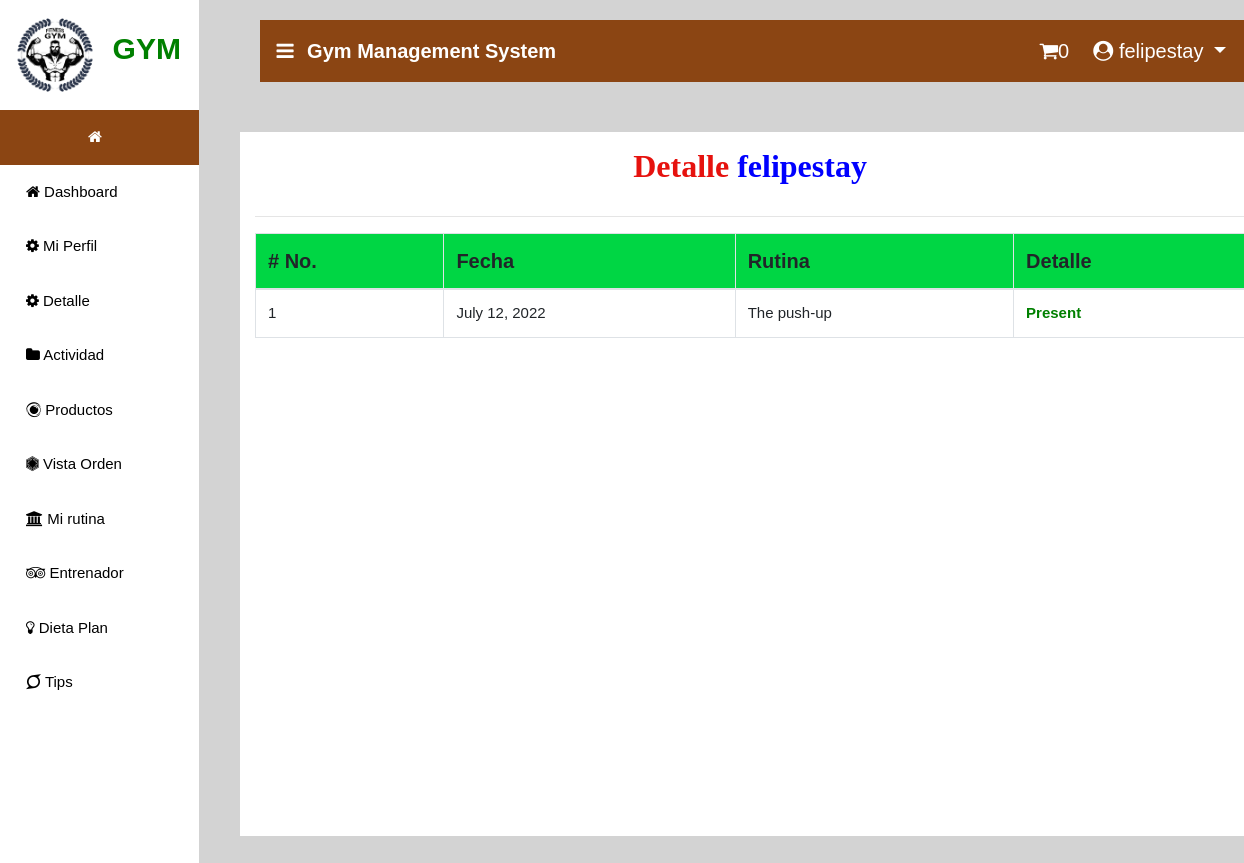
The app's page /view_attendance1 (signed in) with its own data.
### gym/models.py (models this page shows, shortened)
class Member(models.Model):
    user = models.ForeignKey(User, on_delete=models.CASCADE, null=True)
    batch = models.ForeignKey(Batch, on_delete=models.CASCADE, null=True)
    contact = models.CharField(max_length=10, null=True)
    address = models.CharField(max_length=10, null=True)
    height = models.CharField(max_length=10, null=True)
    weight = models.CharField(max_length=10, null=True)
    doj = models.DateField(max_length=10, null=True)
    dob = models.DateField(max_length=10, null=True)
    image = models.FileField(null=True)

class Attendance(models.Model):
    trainer_activity = models.ForeignKey(TrainerActivity, on_delete=models.CASCADE, null=True)
    member = models.ForeignKey(Member, on_delete=models.CASCADE, null=True)
    attend = models.CharField(max_length=20,null=True)
    dot = models.DateField(null=True)

class TrainerActivity(models.Model):
    trainer = models.ForeignKey(Trainer, on_delete=models.CASCADE, null=True)
    activity = models.ForeignKey(Activity, on_delete=models.CASCADE, null=True)
    timing = models.CharField(max_length=100,null=True)
    day1 = models.CharField(max_length=20,null=True)

class Activity(models.Model):
    name = models.CharField(max_length=10, null=True)
    image = models.FileField(null=True)

### gym/views.py (the view)
# urls.py: path('view_attendance1', View_Attendance1,name="view_attendance1"),
def View_Attendance1(request):
    count = cart_count(request)
    sign = 0
    user = User.objects.get(username=request.user.username)
    error = ""
    try:
        sign = Member.objects.get(user=user)
        if sign:
            error = "pat"
    except:
        pass
    user = User.objects.get(id=request.user.id)
    member = Member.objects.get(user=user)
    package = Attendance.objects.filter(member=member)
    d = {'package':package,'member':member,'error':error,'count':count}
    return render(request,'view_attendace1.html',d)

### gym/views.py (called while the page is built)
def cart_count(request):
    user = User.objects.get(id=request.user.id)
    mem = Member.objects.get(user=user)
    cart = Cart.objects.filter(member=mem)
    count=0
    for i in cart:
        count+=1
    return count

### gym/templates/view_attendace1.html (shortened to what this page needs)
{% extends 'navigation3.html' %}
{% block body1 %}
<div style="background-color:lightgrey;width:100%;height:800px;position:absolute">
<div class="container" style="margin-top:%;background:white;width:100%;height:88%">
  <center><h2 style = "margin-top:2%;padding:15px;font-family : 'Monotype Corsiva' ; color : #E6120E ; font-weight : bold;margin-top:5%"> Detalle <span style="color:blue">{{member.user.username}}</span></h2></center><hr>
<table class="table table-bordered" id="myTable">
  <thead>
  <tr>
    <th># No.</th>
    <th>Fecha</th>
    <th>Rutina</th>
    <th>Detalle</th>
  </tr>
  </thead>
   <tbody>
{% for i in package %}
  <tr>
    <td>{{forloop.counter}}</td>
    <td>{{i.dot}}</td>
    <td>{{i.trainer_activity.activity.name}}</td>
    {% ifequal i.attend "Present" %}
      <td style="color:green;font-weight:bold">{{i.attend}}</td>
      {% else %}
      <td style="color:red;font-weight:bold">{{i.attend}}</td>
      {% endifequal %}
  </tr>
   {% endfor %}
    </tbody>
</table>
 </div></div>
{% endblock %}

### gym/templates/navigation3.html (shortened to what this page needs)
{% extends 'navigation2.html' %}
{% block body %}
<nav class="navbar navbar-expand-lg navbar-light" style="margin-left:2%;margin-top:2%;width:99%;background-color:SaddleBrown">
  <a class="navbar-brand" href="#" style="color:white;font-weight:bold"><i class="fa fa-bars" style="margin-right:8px"></i> Gym Management System</a>
  <div class="collapse navbar-collapse nav justify-content-end" id="navbarNavDropdown">
  {% ifequal error 'pat' %}
      {% if request.user.is_staff %}
      {% else %}
      <a href="{% url 'cart' %}" style="color:white"><i class="fa fa-shopping-cart"></i>{{count}} </a>
     {% endif %}
      {% endifequal %}
      <li class="nav-item dropdown" style="margin-right:3%;color:white">
        <a class="nav-link dropdown-toggle" style="color:white;margin-left:5%" href="#" id="navbarDropdown" role="button" data-toggle="dropdown" aria-haspopup="true" aria-expanded="false">
          <i class="fa fa-user-circle"></i> {{request.user.username}}
        </a>
      </li>
  </div>
 </nav>
{% block body1 %}
{% endblock %}
{% endblock %}

### gym/templates/navigation2.html (style rules this page uses)
thead { background:#00d644; }
body { font-family: "Lato", sans-serif; }
body { margin:0;font-family:Arial }
.dropdown { float:right; }

### gym/templates/view_attendace1.html (style rules this page uses)
td { font-size:15px; }

### records on screen
Member: user.username "felipestay"
Attendance: dot "July 12, 2022", trainer_activity.activity.name "The push-up", attend "Present"

### other values on screen
{{ count }} "0"
{{ request.user.username }} "felipestay"
